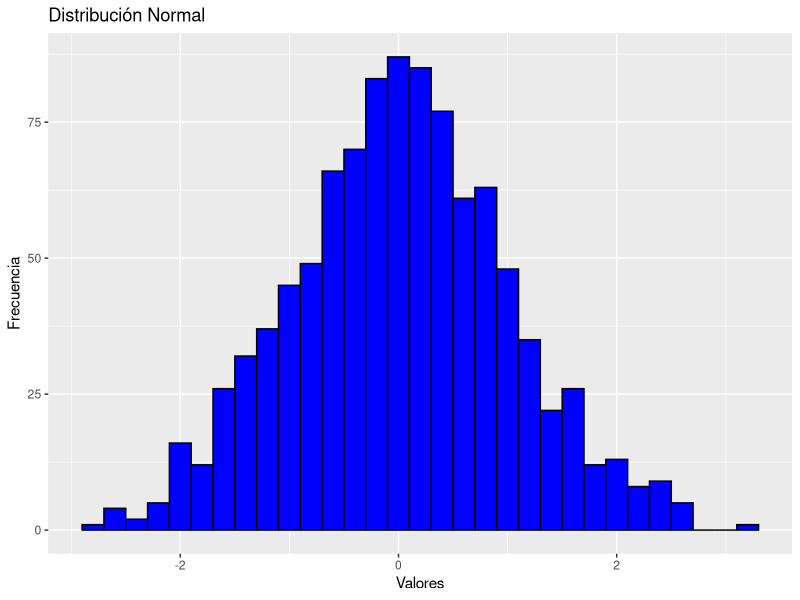
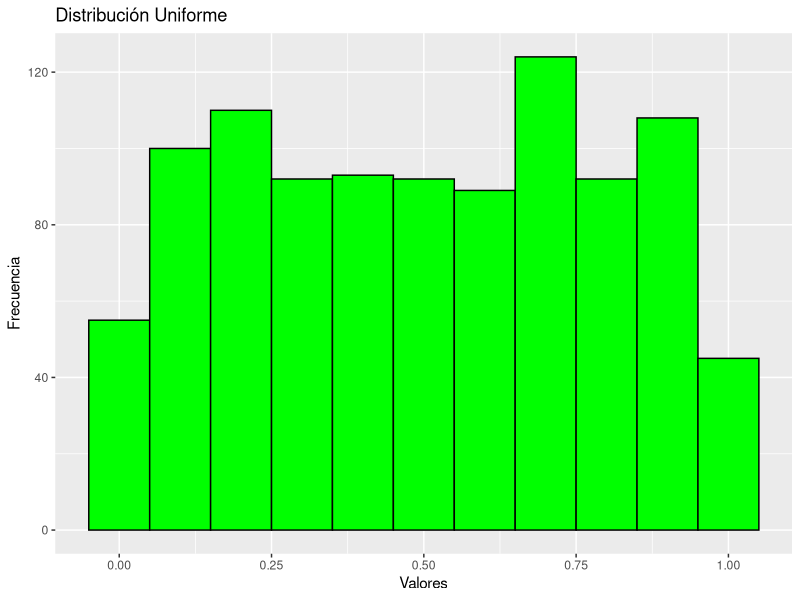
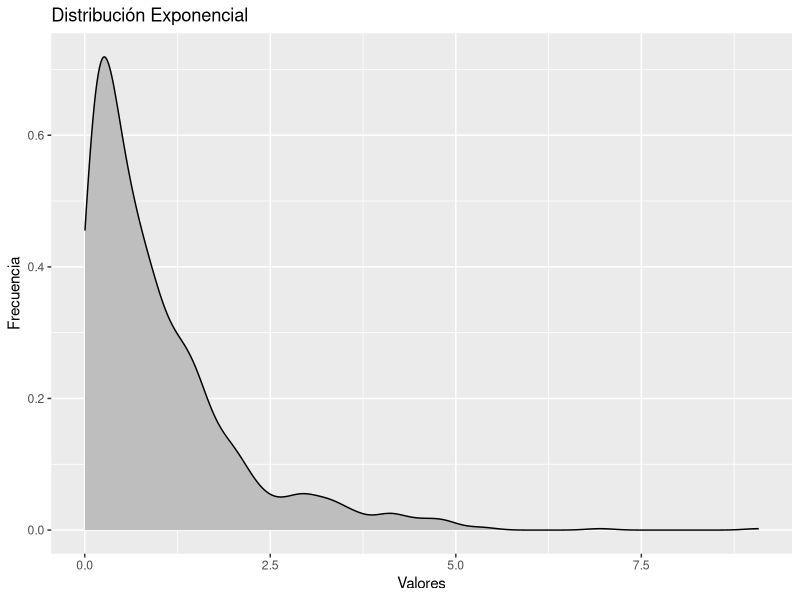
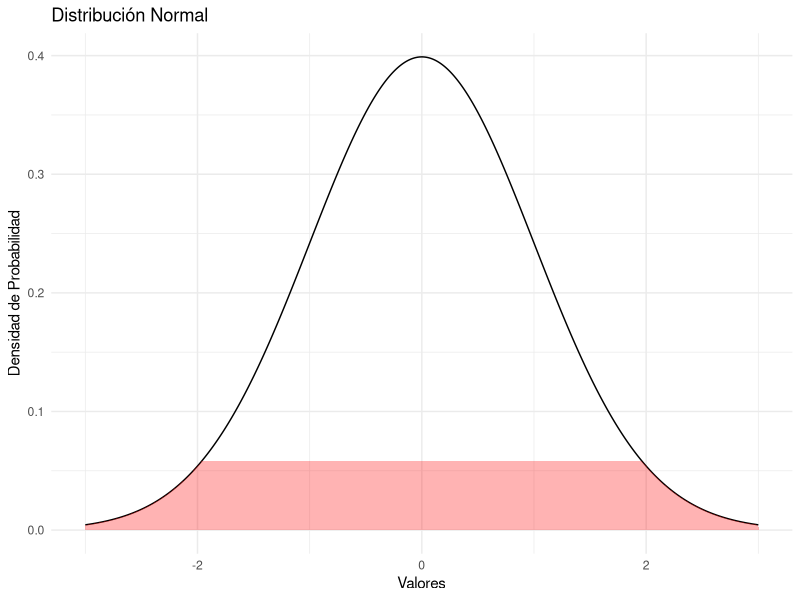

Source code (R) for these figures, in order:
## ---- chunk 1
knitr::opts_chunk$set(echo = TRUE)
## ---- chunk 2
# Cargar la librería ggplot2 (asegúrate de tenerla instalada)
library(ggplot2)

# Generar datos para tres distribuciones diferentes
set.seed(123)  # Establecer una semilla para reproducibilidad
datos_normal <- rnorm(1000, mean = 0, sd = 1)  # Distribución normal
datos_uniforme <- runif(1000, min = 0, max = 1)  # Distribución uniforme
datos_exponencial <- rexp(1000, rate = 1)  # Distribución exponencial

# Crear gráficos para cada distribución
# Gráfico para la distribución normal
ggplot(data.frame(valores = datos_normal), aes(x = valores)) +
  geom_histogram(binwidth = 0.2, fill = "blue", color = "black") +
  labs(title = "Distribución Normal", x = "Valores", y = "Frecuencia")

# Gráfico para la distribución uniforme
ggplot(data.frame(valores = datos_uniforme), aes(x = valores)) +
  geom_histogram(binwidth = 0.1, fill = "green", color = "black") +
  labs(title = "Distribución Uniforme", x = "Valores", y = "Frecuencia")

# Gráfico para la distribución exponencial
ggplot(data.frame(valores = datos_exponencial), aes(x = valores)) +
  geom_density(binwidth = 0.2, fill = "grey", color = "black") +
  labs(title = "Distribución Exponencial", x = "Valores", y = "Frecuencia")

## ---- chunk 3
# Cargar la librería ggplot2 (asegúrate de tenerla instalada)
library(ggplot2)

# Definir los parámetros para la distribución normal
mu <- 0
sigma <- 1
nivel_significancia <- 0.05

# Crear un vector de valores para la distribución
valores <- seq(-3, 3, by = 0.01)

# Calcular la densidad de probabilidad para la distribución normal
densidad_normal <- dnorm(valores, mean = mu, sd = sigma)

# Crear el gráfico de densidad
p <- ggplot(data.frame(x = valores, y = densidad_normal), aes(x = x, y = y)) +
  geom_line() +
  labs(title = "Distribución Normal", x = "Valores", y = "Densidad de Probabilidad") +
  theme_minimal()

# Calcular los valores críticos para la región de rechazo de dos colas
valor_critico_superior <- qnorm(1 - nivel_significancia / 2, mean = mu, sd = sigma)
valor_critico_inferior <- -valor_critico_superior

# Agregar la región de rechazo de dos colas
p <- p + geom_area(data = subset(data.frame(x = valores, y = densidad_normal), x < valor_critico_inferior | x > valor_critico_superior),
                   aes(x = x, y = y), fill = "red", alpha = 0.3)

print(p)

